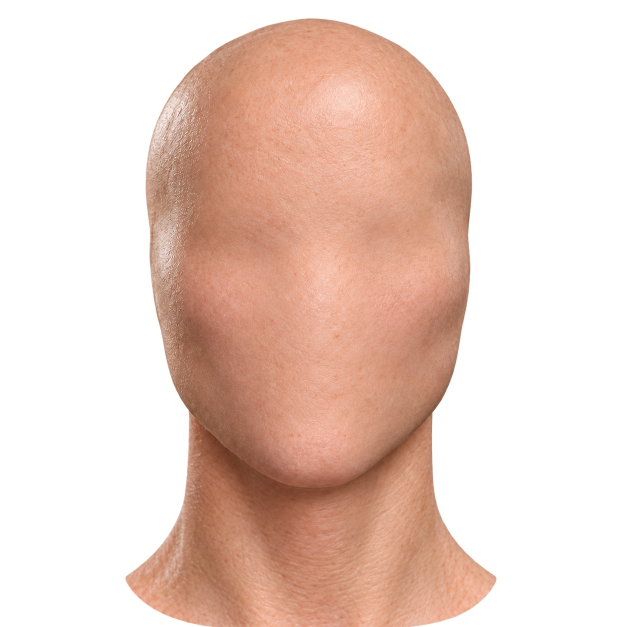
#> input picture raw/tmp_1.png, 1254 x 1254 px (shown at 1/2 size)
$ python medir_pelo.py
#> lines starting #> are read from the running program, lines starting #| are printed output that depends on the picture; after the words box and inside, x2 and y2 are one past the last pixel; in counts of white or black regions, pixels touching at a corner belong together
"""Medição, sem implementar: PELO opaco x sombra, e w = 1 nas camadas de sombra.

Réplica de diagnóstico das funções de tone.ts (LUT de k, applyHairEdgeToRgba), validada
contra pixels lidos do canvas do /criar. Não é código de produção.
"""
import json, os, sys
import numpy as np
from PIL import Image
from scipy import ndimage

A = os.path.dirname(os.path.dirname(os.path.dirname(os.path.abspath(__file__))))  # raiz do repo
OUT = os.environ.get("MEDICAO_OUT", os.getcwd())  # imagens: fora do repo por padrão, rode de outra pasta

def lin(u8):
    c = u8.astype(np.float64) / 255.0
    return np.where(c <= 0.04045, c / 12.92, ((c + 0.055) / 1.055) ** 2.4)

# [5 lines left out: function srgb8, not called in this run]

def load(p, mode="RGBA"):
#> called with p = 'raw/tmp_1.png', mode = 'RGB'
    return np.array(Image.open(p).convert(mode))

def silhouette(src_rgb):
    bg = (src_rgb >= 250).all(axis=2)
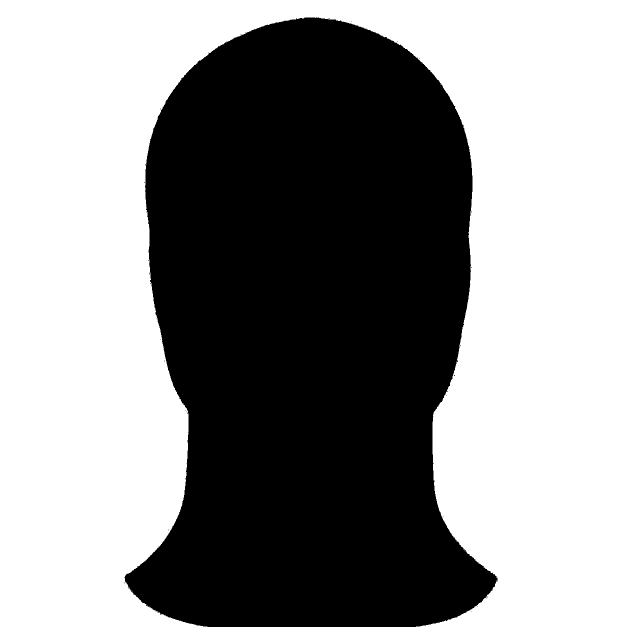
#> bg: shape (1254, 1254) bool (shown at 1/2 size); 55.9% white; 33 black regions (32 under 20 px), largest, box (x1, y1, x2, y2) and area: (249, 35, 995, 1254) 692828
    lab, n = ndimage.label(~bg)
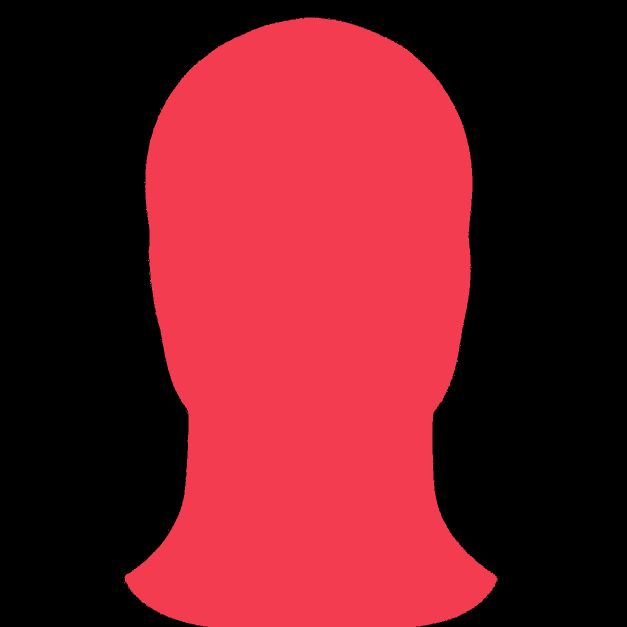
#> lab: shape (1254, 1254) int32 (shown at 1/2 size); 65 distinct labels, from 0 to 64; one colour per label, 0 black
#> n = 64
    if n == 0:
        return ~bg
    sizes = ndimage.sum(np.ones_like(lab), lab, range(1, n + 1))
#> sizes = 64 values, max 692783 at index 0, min 1 at index 2, mean 10826.1
    return ndimage.binary_fill_holes(lab == (1 + int(np.argmax(sizes))))
#> returned value: shape (1254, 1254) bool; 44.1% white; 1 white region, box (x1, y1, x2, y2) and area: (249, 35, 995, 1254) 692787

HAIR = ["braids", "buzz", "longtied", "lowfade", "midcurly", "shortcurly", "slickback", "straightpart"]
BEARD = ["chinstrap", "goatee", "longfull", "mustache", "shortfull", "stubble"]
BROW = ["medium", "thick", "thin"]
PELO = [f"hair_{n}" for n in HAIR] + [f"beard_{n}" for n in BEARD] + [f"brow_{n}" for n in BROW]

# [9 lines left out: function dist, not called in this run]

# ---------------------------------------------------------------- 1. distribuição
print("== 1. fração de pelo opaco (r < 0,15, canal R, miolo alpha>200, dentro da silhueta) ==")
src_full = load(os.path.join(A, "raw", "tmp_1.png"), "RGB")
sil_full = silhouette(src_full)
src512 = load(os.path.join(A, "build", "source.webp"), "RGB")
#> call 2 of load, with p = 'build/source.webp', mode = 'RGB'
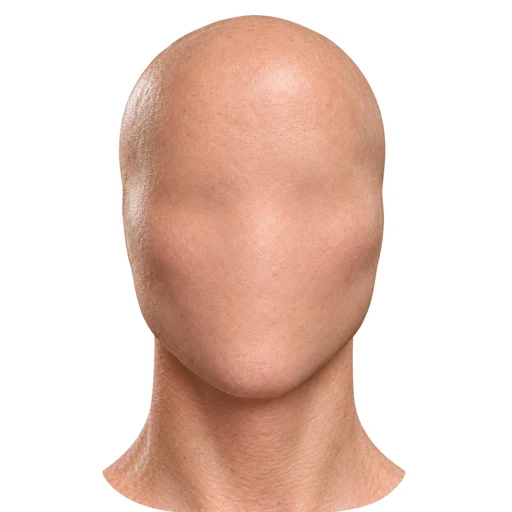
#> input picture build/source.webp, 512 x 512 px
#> in load, returned value is the input picture: shape (512, 512, 3); mean R, G, B 233.6, 208.3, 197.2
sil512 = silhouette(src512)
#> in silhouette (call 2), `bg = (src_rgb >= 250).all(axis=2)`:
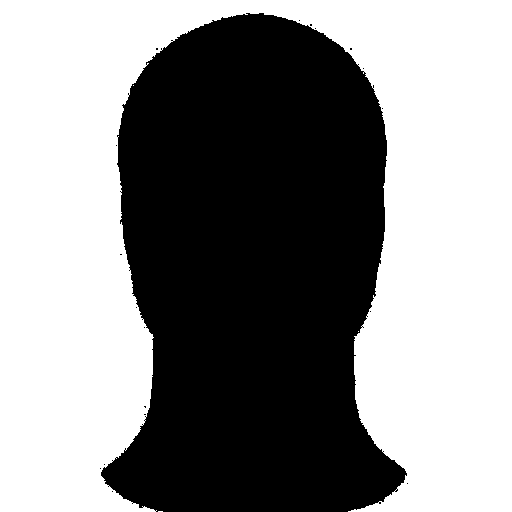
#> bg: shape (512, 512) bool; 55.5% white; 19 black regions (18 under 20 px), largest, box (x1, y1, x2, y2) and area: (101, 13, 407, 512) 116504
#> in silhouette (call 2), `lab, n = ndimage.label(~bg)`:
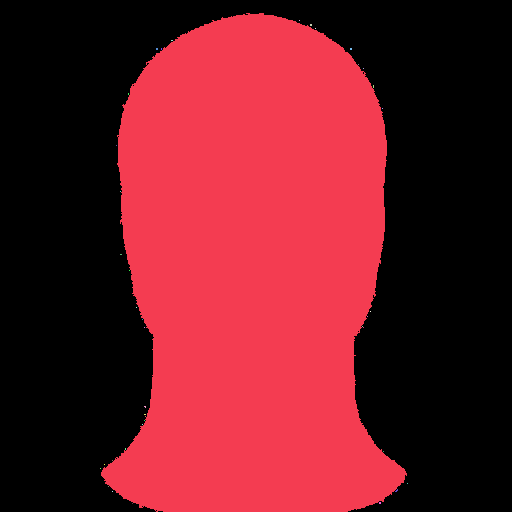
#> lab: shape (512, 512) int32; 41 distinct labels, from 0 to 40; one colour per label, 0 black
#> in silhouette (call 2), `lab, n = ndimage.label(~bg)`: n = 40
#> in silhouette (call 2), `sizes = ndimage.sum(np.ones_like(lab), lab, range(1, n + 1))`: sizes = 40 values, max 116470 at index 0, min 1 at index 1, mean 2913.4
#> in silhouette (call 2), `return ndimage.binary_fill_holes(lab == (1 + int(np.argmax(sizes))))`: returned value: shape (512, 512) bool; 44.4% white; 1 white region, box (x1, y1, x2, y2) and area: (101, 13, 407, 512) 116481
rows = []
for name in PELO:
    full = load(os.path.join(A, "layers", f"{name}.png"))
#> (the run stopped early here; a loop or call above may not have finished)
